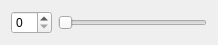
<?xml version="1.0" encoding="UTF-8"?>
<ui version="4.0">
 <class>smallWidget</class>
 <widget class="QWidget" name="smallWidget">
  <property name="geometry">
   <rect>
    <x>0</x>
    <y>0</y>
    <width>218</width>
    <height>44</height>
   </rect>
  </property>
  <property name="windowTitle">
   <string>Form</string>
  </property>
  <layout class="QHBoxLayout" name="horizontalLayout">
   <item>
    <widget class="QSpinBox" name="spinBox"/>
   </item>
   <item>
    <widget class="QSlider" name="horizontalSlider">
     <property name="orientation">
      <enum>Qt::Horizontal</enum>
     </property>
    </widget>
   </item>
  </layout>
 </widget>
 <resources/>
 <connections/>
</ui>
